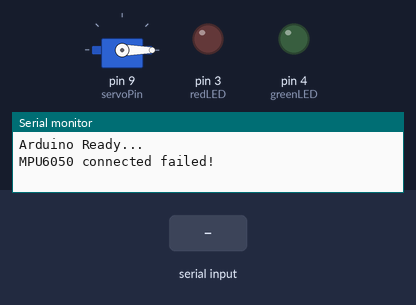
A sketch run on a simulated Arduino Uno, built with avr-gcc and run on an emulated ATmega328P. Shown: servo, output pins drawn as LEDs (lit = HIGH), the last lines printed to the serial monitor. The inputs (shaded band) are chosen by the test bench.

Above: at 1.2 s.
1.3 s: "1\n" received over Serial
At 1.6 s:
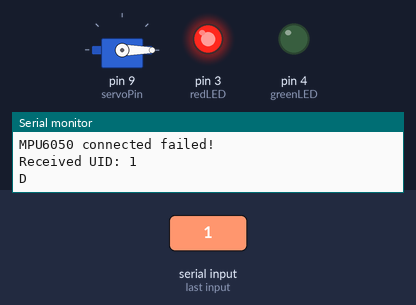
4.3 s: "0\n" received over Serial
At 6.6 s:
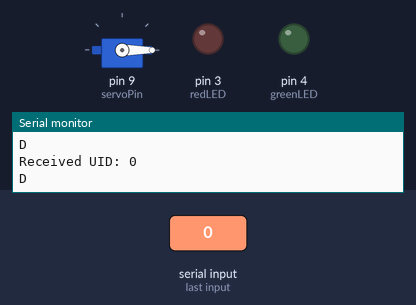
7.3 s: "2\n" received over Serial
At 8.6 s:
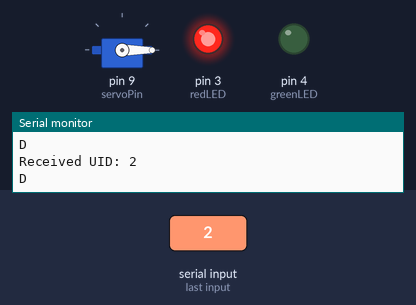
Timing chart, 0 to 10.8 s (numbered marks = the images above; inputs shaded):
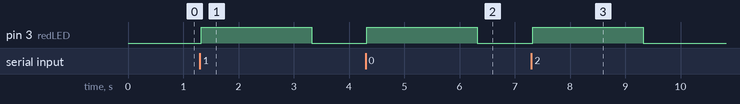

Measured:
- after the input at 1.3 s, pin 3 (redLED): LOW → HIGH at once, → LOW 2.0 s later
- after the input at 4.3 s, pin 3 (redLED): LOW → HIGH at once, → LOW 2.0 s later
- after the input at 7.3 s, pin 3 (redLED): LOW → HIGH at once, → LOW 2.0 s later

The sketch:

WEEK4TASK2.ino
```cpp
#include <Wire.h>
#include <Servo.h>
#include "MPU6050.h"

MPU6050 mpu;
Servo gateServo;

// Pin configuration
const int redLED = 3;
const int greenLED = 4;
const int servoPin = 9;

// Authorized UID list
String authorizedUIDs[] = {"0013043326", "0008824390"};  // Change to your actual UIDs
int numAuthorized = 2;

void setup() {
  Serial.begin(9600);
  Wire.begin();
  mpu.initialize();

  pinMode(redLED, OUTPUT);
  pinMode(greenLED, OUTPUT);
  gateServo.attach(servoPin);
  gateServo.write(0);

  Serial.println("Arduino Ready...");
  if (!mpu.testConnection()) {
    Serial.println("MPU6050 connection successfully.");
  } else {
    Serial.println("MPU6050 connected failed!");
  }
}

bool isAuthorized(String uid) {
  for (int i = 0; i < numAuthorized; i++) {
    if (uid == authorizedUIDs[i]) return true;
  }
  return false;
}

bool detectCircularMotion() {
  const unsigned long checkDuration = 4000; // 4 seconds for motion detection
  unsigned long startTime = millis();
  bool motionDetected = false;

  Serial.println("Perform circular motion now...");

  int16_t ax, ay, az;
  int motionCount = 0;

  while (millis() - startTime < checkDuration) {
    mpu.getAcceleration(&ax, &ay, &az);

    // Calculate total acceleration magnitude
    float magnitude = sqrt((float)(ax * ax + ay * ay + az * az));

    // Check for significant variation from rest (~16384)
    if (magnitude > 18000 || magnitude < 14000) {
      motionCount++;
    }

    delay(100);
  }

  if (motionCount > 10) {
    motionDetected = true;
  }

  return motionDetected;
}

void loop() {
  if (Serial.available()) {
    String uid = Serial.readStringUntil('\n');
    uid.trim();

    if (uid.length() == 0) return;

    Serial.print("Received UID: ");
    Serial.println(uid);

    if (isAuthorized(uid)) {
      Serial.println("UID Authorized.");

      bool motion = detectCircularMotion();

      if (motion) {
        // Access Granted
        Serial.println("A"); // Send back to Python
        digitalWrite(greenLED, HIGH);
        gateServo.write(90);
        delay(2000);
        gateServo.write(0);
        digitalWrite(greenLED, LOW);
      } else {
        // Access Denied (no circular motion)
        Serial.println("A"); // access granted
        Serial.flush();      // ensure data sent // Send back to Python
        digitalWrite(redLED, HIGH);
        delay(2000);
        digitalWrite(redLED, LOW);
      }

    } else {
      // Unauthorized UID
      Serial.println("D"); // access granted
      Serial.flush();      // ensure data sent
      digitalWrite(redLED, HIGH);
      delay(2000);
      digitalWrite(redLED, LOW);
    }
  }
}
```
